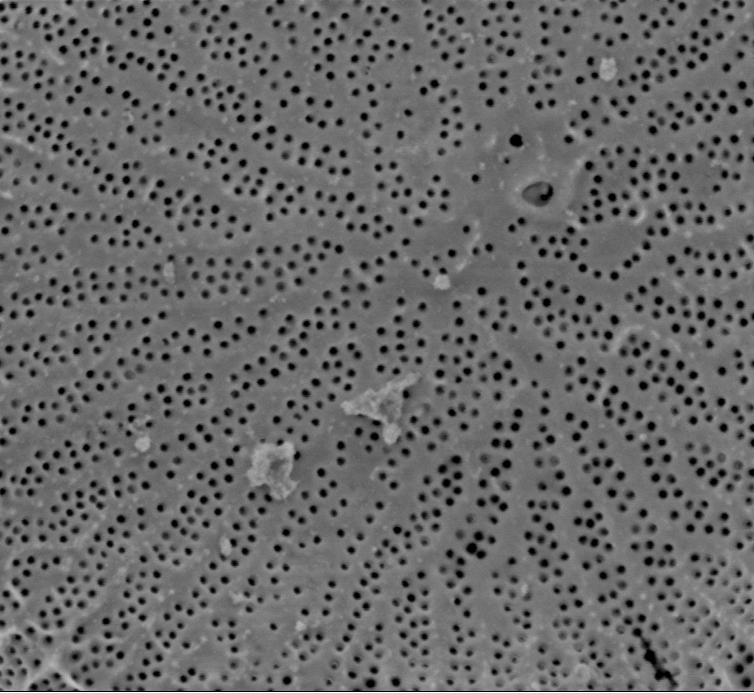
#> input picture work/CNMS/testing thresholds, blurs/cropped_Wild018.tif, 754 x 693 px, found by its file name
$ jupyter execute 'thresholding experimentation kate-Copy1.ipynb'   (shell and % lines are left out)
#> lines starting #> are read from the running program, lines starting #| are printed output that depends on the picture; after the words box and inside, x2 and y2 are one past the last pixel; in counts of white or black regions, pixels touching at a corner belong together
[cell 1]
import matplotlib.pyplot as plt
import matplotlib.image as mpimg
from skimage import data
from skimage.filters import try_all_threshold

img=mpimg.imread('cropped_Wild018.tif')
#> img is the input picture: shape (693, 754, 4); mean R, G, B, A 103.9, 103.9, 103.9, 255
original_img = img[:,:,0]

[cell 2]
fig, ax = try_all_threshold(original_img, figsize=(10, 8), verbose=False)
plt.show()
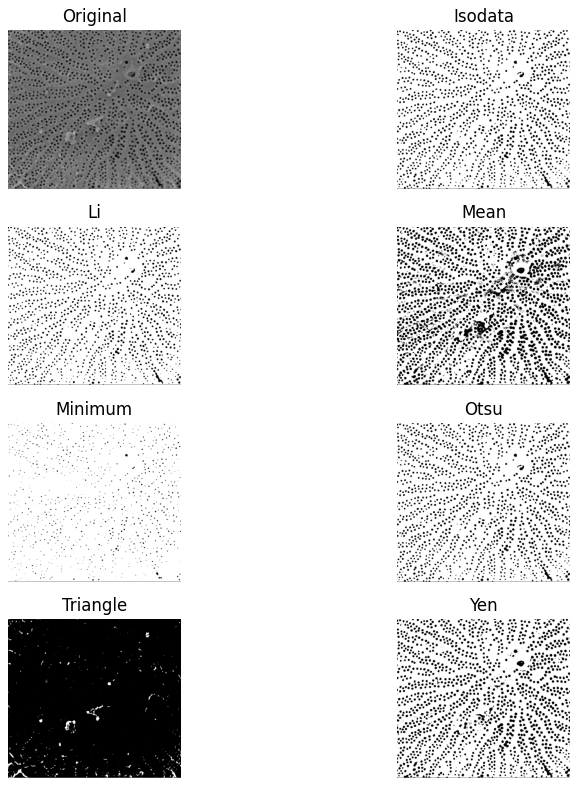
#> figure drawn by matplotlib, 8 panels
#mean seems to work pretty well on this one
#yen looks ok, but it looks better on others

[cell 3]
#change the block size or offset to make it work better?
#we tried both but it didn't seem to help


from skimage.filters import threshold_yen, threshold_local

global_thresh = threshold_yen(original_img)
#> global_thresh = 95
binary_global = original_img > global_thresh
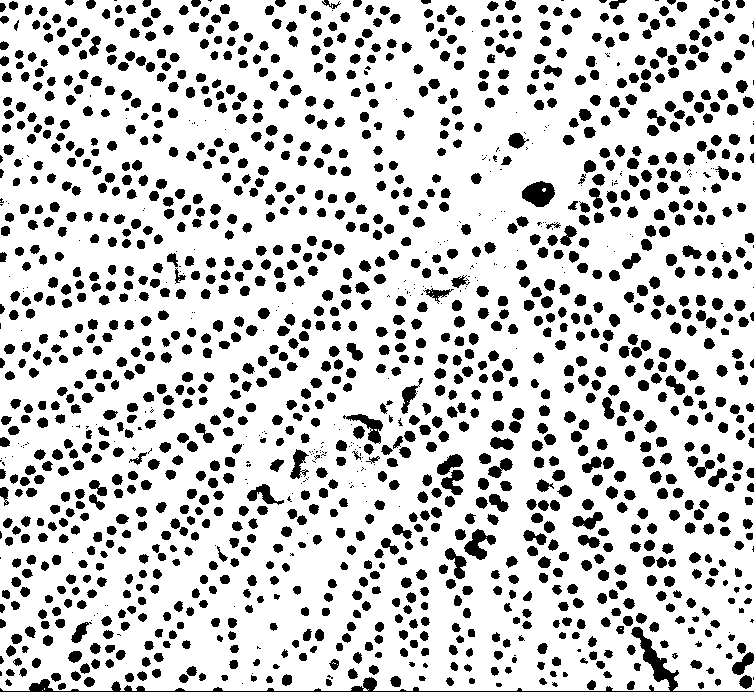
#> binary_global: shape (693, 754) bool; 80% white; 1599 black regions (259 under 20 px), largest, box (x1, y1, x2, y2) and area: (0, 627, 754, 692) 2305, (522, 181, 555, 207) 600, (464, 529, 496, 560) 477

block_size = 23
local_thresh = threshold_local(original_img, block_size, offset=10)
binary_local = original_img > local_thresh
#> binary_local: shape (693, 754) bool; 85.2% white; 2006 black regions (604 under 20 px), largest, box (x1, y1, x2, y2) and area: (0, 628, 754, 692) 1905, (533, 183, 554, 207) 164, (509, 134, 523, 147) 133

fig, axes = plt.subplots(nrows=3, figsize=(7, 8))
ax = axes.ravel()
plt.gray()

ax[0].imshow(original_img)
ax[0].set_title('Original')

ax[1].imshow(binary_global)
ax[1].set_title('Global thresholding (yen)')

ax[2].imshow(binary_local)
ax[2].set_title('Local thresholding')

for a in ax:
    a.axis('off')

plt.show()

[cell 4]
#so this does look better when you zoom out but there are way too many dots
#local also takes longer

from skimage.morphology import disk
from skimage.filters import threshold_otsu, rank
from skimage.util import img_as_ubyte
img = img_as_ubyte(original_img)

radius = 13
selem = disk(radius)

local_otsu = rank.otsu(img, selem)
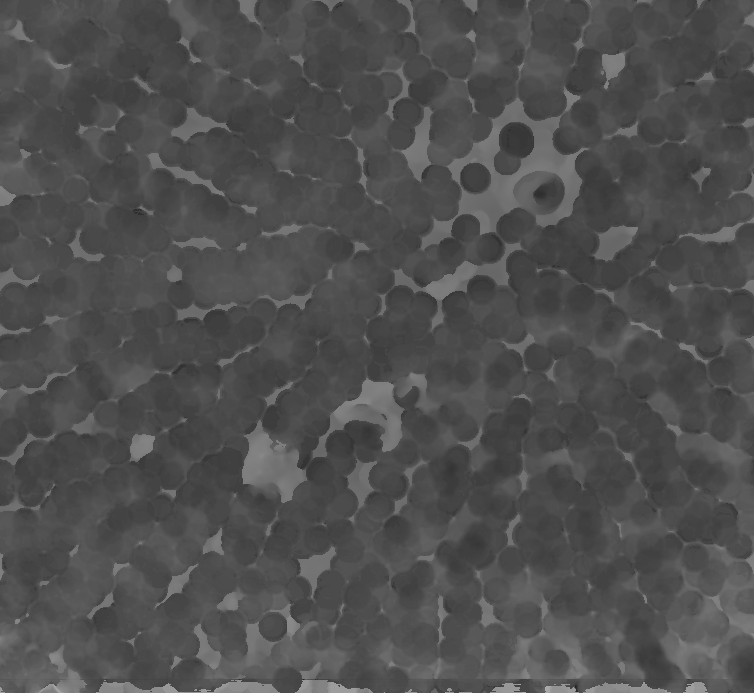
#> local_otsu: shape (693, 754); min 34, max 175, mean 79.4
threshold_global_otsu = threshold_otsu(img)
#> threshold_global_otsu = 75
global_otsu = img >= threshold_global_otsu
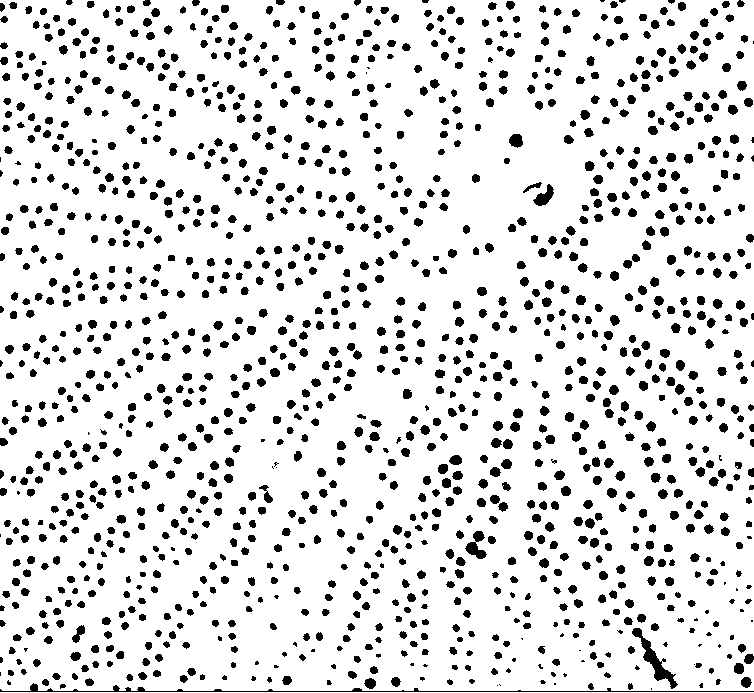
#> global_otsu: shape (693, 754) bool; 87.3% white; 1383 black regions (83 under 20 px), largest, box (x1, y1, x2, y2) and area: (0, 683, 754, 692) 989, (632, 628, 678, 689) 638, (465, 531, 487, 559) 299

fig, axes = plt.subplots(2, 2, figsize=(8, 5), sharex=True, sharey=True)
ax = axes.ravel()
plt.tight_layout()

fig.colorbar(ax[0].imshow(img, cmap=plt.cm.gray),
             ax=ax[0], orientation='horizontal')
ax[0].set_title('Original')
ax[0].axis('off')

fig.colorbar(ax[1].imshow(local_otsu, cmap=plt.cm.gray),
             ax=ax[1], orientation='horizontal')
ax[1].set_title('Local Otsu (radius=%d)' % radius)
ax[1].axis('off')

ax[2].imshow(img >= local_otsu, cmap=plt.cm.gray)
ax[2].set_title('Original >= Local Otsu' % threshold_global_otsu)
ax[2].axis('off')

ax[3].imshow(global_otsu, cmap=plt.cm.gray)
ax[3].set_title('Global Otsu (threshold = %d)' % threshold_global_otsu)
ax[3].axis('off')

plt.show()
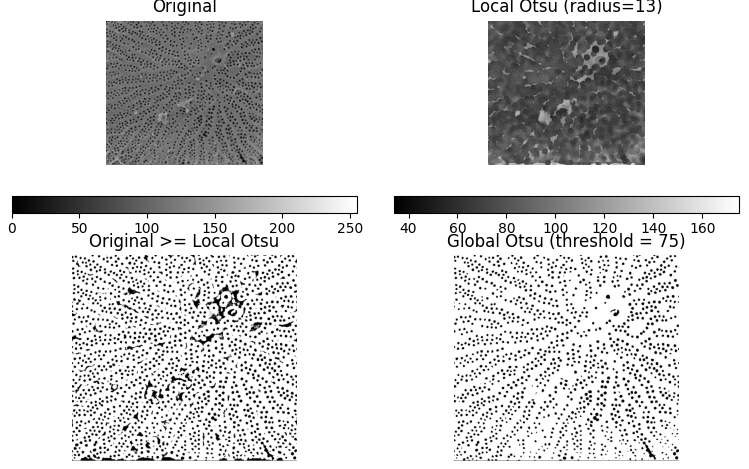
#> figure drawn by matplotlib, 6 panels

[cell 5]
#trying different types of blurring: Gaussian (g), median blur (m), and averaging (a)
import cv2
gblur = cv2.GaussianBlur(original_img,(11,11),0)
mblur = cv2.medianBlur(original_img,11)
ablur = cv2.blur(original_img,(11, 11))

plt.subplot(121),plt.imshow(gblur)
plt.xticks([]), plt.yticks([])
plt.subplot(122),plt.imshow(ablur)
plt.xticks([]), plt.yticks([])

plt.show()

[cell 6]
#from http://opencv-python-tutroals.readthedocs.io/en/latest/py_tutorials/py_imgproc/py_thresholding/py_thresholding.html
import cv2
import numpy as np
from matplotlib import pyplot as plt

#img = cv2.GaussianBlur(original_img,(15,15),0)
img = cv2.blur(original_img,(11, 11))
#img = cv2.medianBlur(original_img,15)

ret,th1 = cv2.threshold(img,127,255,cv2.THRESH_BINARY)
#> th1: shape (693, 754); 2.3% white; 130 white regions (48 under 20 px), largest, box (x1, y1, x2, y2) and area: (341, 374, 415, 416) 1036, (248, 440, 295, 484) 912, (681, 578, 754, 646) 905
th2 = cv2.adaptiveThreshold(img,255,cv2.ADAPTIVE_THRESH_MEAN_C,\
            cv2.THRESH_BINARY,31,5)
#> th2: shape (693, 754); 70.4% white; 910 black regions (34 under 20 px), largest, box (x1, y1, x2, y2) and area: (619, 612, 678, 693) 1170, (50, 118, 115, 194) 1045, (335, 560, 382, 650) 1017
th3 = cv2.adaptiveThreshold(img,255,cv2.ADAPTIVE_THRESH_GAUSSIAN_C,\
            cv2.THRESH_BINARY,31,5)
#> th3: shape (693, 754); 76.1% white; 1185 black regions (71 under 20 px), largest, box (x1, y1, x2, y2) and area: (632, 627, 679, 693) 720, (334, 590, 372, 650) 564, (106, 42, 154, 72) 556

titles = ["Blurred Image", 'Global Thresholding (v = 127)',
            'Adaptive Mean Thresholding', 'Adaptive Gaussian Thresholding']
images = [img, th1, th2, th3]

for i in range(4):
    plt.subplot(2,2,i+1),plt.imshow(images[i],'gray')
    plt.title(titles[i])
    plt.xticks([]),plt.yticks([])
plt.show()

[cell 7]
#don't use this one

gblur = cv2.GaussianBlur(original_img,(17,17),0)
g_mthres = cv2.adaptiveThreshold(gblur,1,cv2.ADAPTIVE_THRESH_MEAN_C,\
            cv2.THRESH_BINARY,31,5)
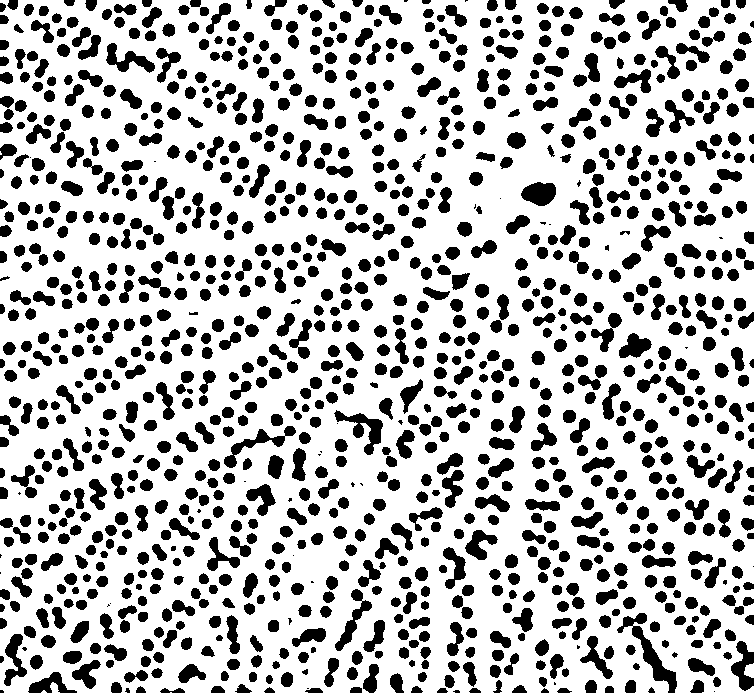
#> g_mthres: shape (693, 754); values 0 (black) and 1 (white), 73.1% white; 1152 black regions (39 under 20 px), largest, box (x1, y1, x2, y2) and area: (617, 613, 677, 693) 1084, (334, 410, 383, 455) 769, (224, 426, 296, 468) 684
#g_Gthres = cv2.adaptiveThreshold(gblur,1,cv2.ADAPTIVE_THRESH_GAUSSIAN_C,\
            #cv2.THRESH_BINARY,31,5)
thresholds = plt.subplot()
thresholds.imshow(g_mthres)
plt.show()

[cell 8]
#mthres seems to work better than gthres
ablur = cv2.blur(original_img,(30, 30))
a_mthres = cv2.adaptiveThreshold(ablur,1,cv2.ADAPTIVE_THRESH_MEAN_C,\
            cv2.THRESH_BINARY,79,3)
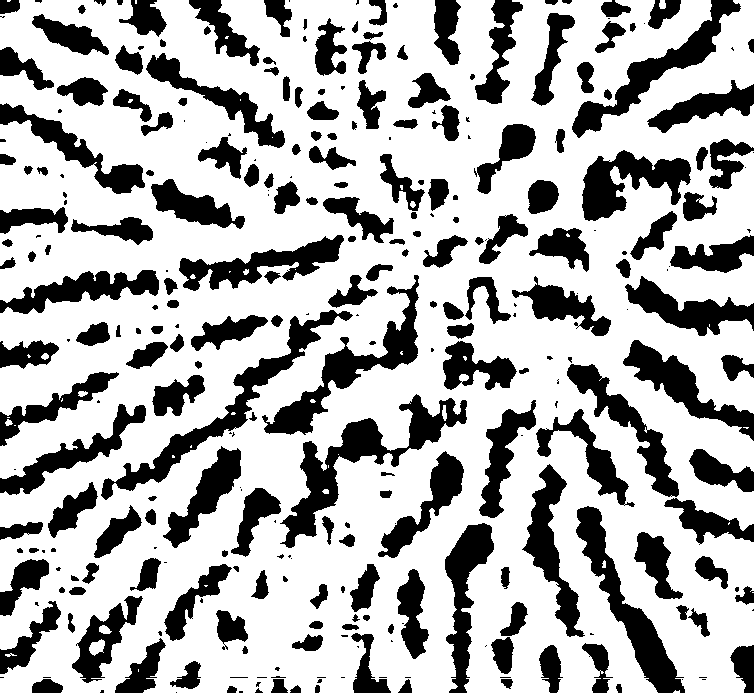
#> a_mthres: shape (693, 754); values 0 (black) and 1 (white), 69.7% white; 303 black regions (98 under 20 px), largest, box (x1, y1, x2, y2) and area: (280, 394, 467, 548) 6139, (101, 310, 353, 500) 5170, (262, 275, 419, 435) 4875
#a_Gthres = cv2.adaptiveThreshold(ablur,1,cv2.ADAPTIVE_THRESH_GAUSSIAN_C,\
           # cv2.THRESH_BINARY,31,5)
thresholds = plt.subplot()
thresholds.imshow(a_mthres)
plt.show()

[cell 9]
from skimage.morphology import skeletonize
skeleton = skeletonize(a_mthres)
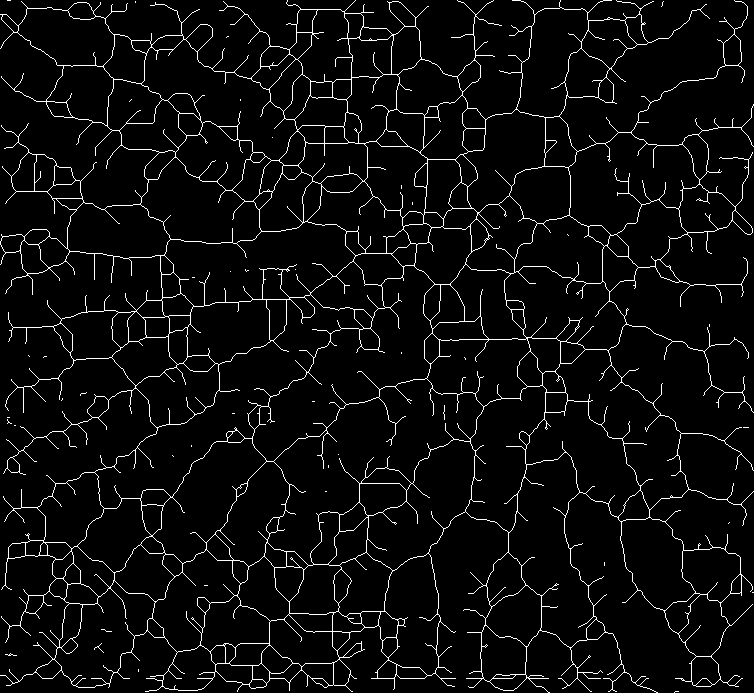
#> skeleton: shape (693, 754) bool; 4.8% white in thin lines or dots
ax = plt.subplot()
from matplotlib.colors import LinearSegmentedColormap
cdict2 = {'red':   ((0.0, 0.0, 0.0),
                   (0.1, 1.0, 1.0),
                   (1.0, 1.0, 1.0)),

         'green': ((0.0, 0.0, 0.0),
                   (1.0, 0.0, 0.0)),

        'blue':  ((0.0, 0.0, 0.0),
                   (1.0, 0.0, 0.0))
        }
red2 = LinearSegmentedColormap('Red2', cdict2)
ax.imshow(skeleton, cmap=red2, interpolation= 'bilinear')

[cell 10]
img=mpimg.imread('cropped_Wild018.tif')
imgplot = plt.imshow(img, alpha=0.9)
ax = plt.subplot()
ax.imshow(skeleton, cmap=red2, interpolation='sinc', alpha=.42)
plt.show()

$ run again, with work/CNMS/testing thresholds, blurs/cropped_Wild002.tif copied over work/CNMS/testing thresholds, blurs/cropped_Wild018.tif
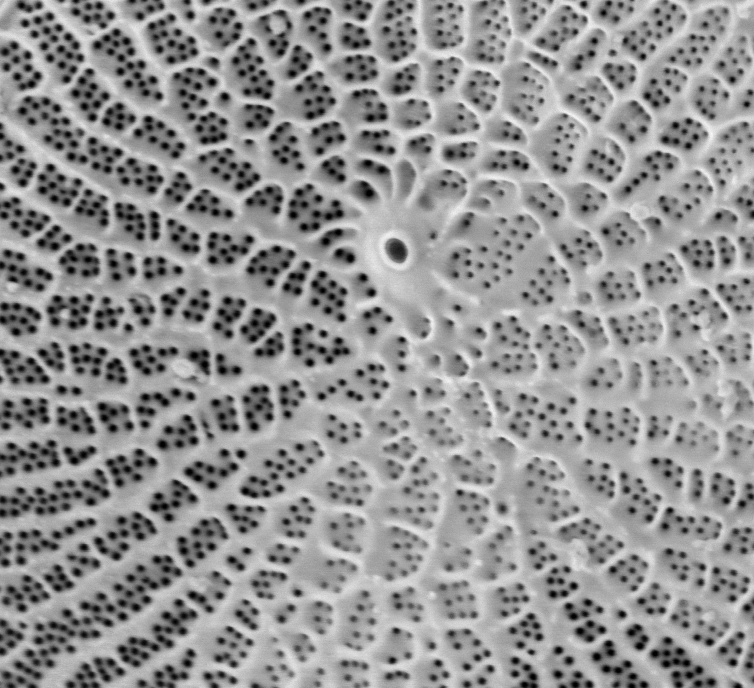
#> input picture work/CNMS/testing thresholds, blurs/cropped_Wild002.tif, 754 x 688 px, found by its file name
#> img is the input picture: shape (688, 754, 4); mean R, G, B, A 146.3, 146.3, 146.3, 255
#> global_thresh = 100
#> `binary_global = original_img > global_thresh`:
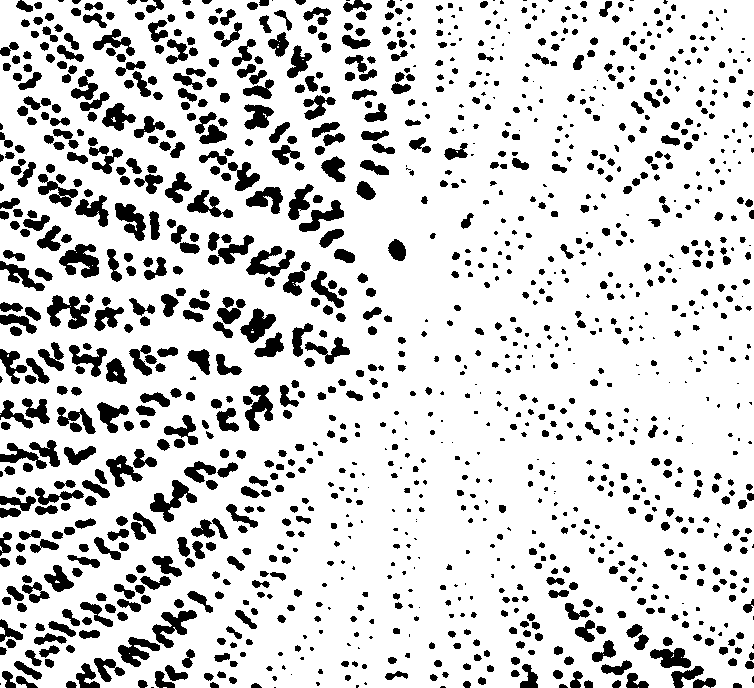
#> binary_global: shape (688, 754) bool; 82.6% white; 1277 black regions (339 under 20 px), largest, box (x1, y1, x2, y2) and area: (59, 244, 99, 278) 799, (47, 295, 90, 329) 780, (150, 480, 197, 522) 744
#> binary_local: shape (688, 754) bool; 79.8% white; 2639 black regions (930 under 20 px), largest, box (x1, y1, x2, y2) and area: (385, 238, 407, 263) 398, (399, 160, 416, 199) 287, (527, 51, 558, 69) 224
#> threshold_global_otsu = 125
#> global_otsu: shape (688, 754) bool; 73.2% white; 964 black regions (139 under 20 px), largest, box (x1, y1, x2, y2) and area: (13, 592, 129, 680) 2816, (0, 469, 111, 519) 2480, (117, 599, 198, 668) 1833
#> th1: shape (688, 754); 72.1% white; 363 black regions (55 under 20 px), largest, box (x1, y1, x2, y2) and area: (0, 555, 182, 688) 6362, (16, 97, 163, 195) 4212, (0, 469, 110, 520) 2893
#> th2: shape (688, 754); 58.8% white; 349 black regions (19 under 20 px), largest, box (x1, y1, x2, y2) and area: (0, 554, 183, 688) 5191, (14, 97, 123, 176) 2805, (0, 469, 111, 519) 2609
#> th3: shape (688, 754); 66.6% white; 580 black regions (43 under 20 px), largest, box (x1, y1, x2, y2) and area: (91, 28, 164, 103) 1671, (239, 441, 325, 498) 1468, (112, 554, 183, 613) 1434
#> g_mthres: shape (688, 754); values 0 (black) and 1 (white), 59.8% white; 409 black regions (17 under 20 px), largest, box (x1, y1, x2, y2) and area: (34, 554, 183, 655) 3731, (0, 469, 111, 519) 2502, (172, 69, 228, 144) 2018
#> a_mthres: shape (688, 754); values 0 (black) and 1 (white), 60% white; 114 black regions (14 under 20 px), largest, box (x1, y1, x2, y2) and area: (0, 447, 315, 688) 9862, (0, 136, 376, 318) 9616, (133, 0, 359, 273) 9314
#> `skeleton = skeletonize(a_mthres)`:
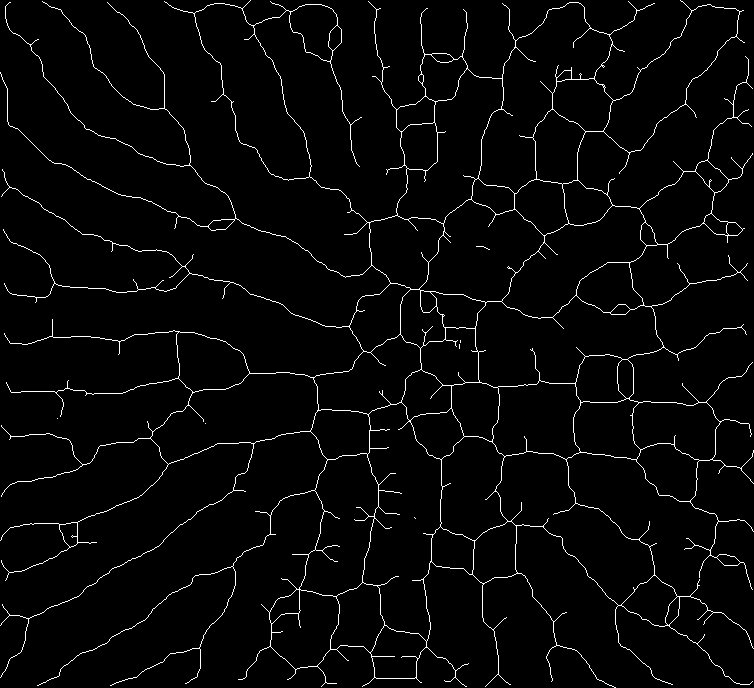
#> skeleton: shape (688, 754) bool; 2.9% white in thin lines or dots
